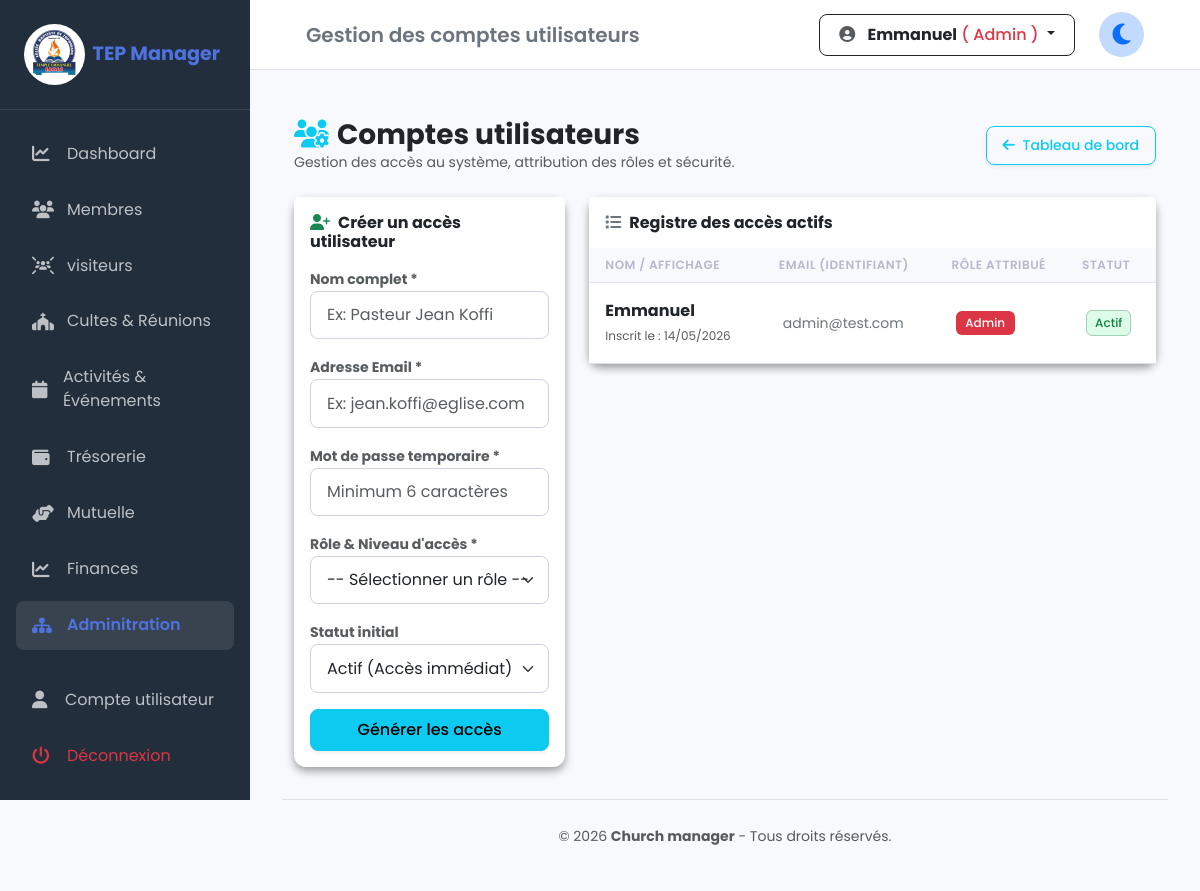
Page /gouvernance/utilisateurs.php (signed in) on the committed database.
### tables this page shows
CREATE TABLE IF NOT EXISTS `utilisateurs` (
  `id` int NOT NULL AUTO_INCREMENT,
  `nom` varchar(100) NOT NULL,
  `email` varchar(100) NOT NULL,
  `passwd` varchar(256) NOT NULL,
  `role_id` int NOT NULL,
  `statut` enum('actif','inactif') DEFAULT 'actif',
  `date_creation` timestamp NULL DEFAULT CURRENT_TIMESTAMP,
  PRIMARY KEY (`id`),
  UNIQUE KEY `email` (`email`),
  KEY `role_id` (`role_id`)
);

CREATE TABLE IF NOT EXISTS `roles` (
  `id` int NOT NULL AUTO_INCREMENT,
  `nom_role` varchar(50) NOT NULL,
  PRIMARY KEY (`id`)
);

### gouvernance/utilisateurs.php (the view, shortened to what this page needs)
<?php
require_once "../config/database.php";
$sql_users = "SELECT u.*, r.nom_role  FROM utilisateurs u  INNER JOIN roles r ON u.role_id = r.id  ORDER BY r.nom_role ASC, u.nom ASC";
$utilisateurs = $pdo->query($sql_users)->fetchAll();
require_once '../includes/header.php';
?>
<div class="container mt-4">
    <div class="d-flex flex-column flex-md-row justify-content-between align-items-md-center mb-4 gap-3">
        <div>
            <h3 class="fw-bold text-dark m-0"><i class="fa-solid fa-users-gear text-info me-2"></i>Comptes utilisateurs</h3>
            <p class="text-muted small mb-0">Gestion des accès au système, attribution des rôles et sécurité.</p>
        </div>
        <div>
            <a href="index.php" class="btn btn-outline-info btn-sm px-3 py-2 shadow-sm">
                <i class="fa-solid fa-arrow-left me-1"></i> Tableau de bord
            </a>
        </div>
    </div>
    <div class="row g-4">
        <div class="col-md-4">
            <div class="card border-0 shadow-sm sticky-top" style="top: 20px;">
                <div class="card-header bg-white border-0 py-3">
                    <h6 class="fw-bold mb-0"><i class="fa-solid fa-user-plus text-success me-2"></i>Créer un accès utilisateur</h6>
                </div>
                <div class="card-body pt-0">
                    <form method="POST" autocomplete="off">
                        <div class="mb-3">
                            <label class="small fw-bold text-muted">Nom complet *</label>
                            <input type="text" name="nom" class="form-control" placeholder="Ex: Pasteur Jean Koffi" required>
                        </div>
                        <div class="mb-3">
                            <label class="small fw-bold text-muted">Adresse Email *</label>
                            <input type="email" name="email" class="form-control" placeholder="Ex: jean.koffi@eglise.com" required autocomplete="username">
                        </div>
                        <div class="mb-3">
                            <label class="small fw-bold text-muted">Mot de passe temporaire *</label>
                            <input type="password" name="passwd" class="form-control" placeholder="Minimum 6 caractères" required autocomplete="new-password">
                        </div>
                        <div class="mb-3">
                            <label class="small fw-bold text-muted">Rôle & Niveau d'accès *</label>
                            <select name="role_id" class="form-select" required>
                                <option value="">-- Sélectionner un rôle --</option>
                            </select>
                        </div>
                        <div class="mb-3">
                            <label class="small fw-bold text-muted">Statut initial</label>
                            <select name="statut" class="form-select">
                                <option value="actif">Actif (Accès immédiat)</option>
                            </select>
                        </div>
                        <button type="submit" name="creer_compte" class="btn btn-info w-100 shadow-sm">Générer les accès</button>
                    </form>
                </div>
            </div>
        </div>
        <div class="col-md-8">
            <div class="card border-0 shadow-sm">
                <div class="card-header bg-white border-0 py-3">
                    <h6 class="fw-bold mb-0"><i class="fa-solid fa-list text-secondary me-2"></i>Registre des accès actifs</h6>
                </div>
                <div class="card-body p-0">
                    <div class="table-responsive">
                        <table class="table table-hover align-middle mb-0">
                            <thead class="table-light small">
                                <tr>
                                    <th class="ps-3">Nom / Affichage</th>
                                    <th>Email (Identifiant)</th>
                                    <th>Rôle attribué</th>
                                    <th>Statut</th>
                                </tr>
                            </thead>
                            <tbody>
                                <?php if(empty($utilisateurs)): ?>
                                    <tr>
                                        <td colspan="4" class="text-center py-4 text-muted small">Aucun utilisateur enregistré.</td>
                                    </tr>
                                <?php else: ?>
                                    <?php foreach($utilisateurs as $user): ?>
                                        <tr>
                                            <td class="ps-3">
                                                <div class="fw-bold text-dark"><?= htmlspecialchars($user['nom']) ?></div>
                                                <small class="text-muted" style="font-size:0.75rem;">
                                                    Inscrit le : <?= date('d/m/Y', strtotime($user['date_creation'])) ?>
                                                </small>
                                            </td>
                                            <td>
                                                <span class="small text-secondary"><?= htmlspecialchars($user['email']) ?></span>
                                            </td>
                                            <td>
                                                <?php
                                                $badge_color = "bg-secondary";
                                                if(strpos(strtolower($user['nom_role']), 'admin') !== false) $badge_color = "bg-danger";
                                                elseif(strpos(strtolower($user['nom_role']), 'trésorier') !== false || strpos(strtolower($user['nom_role']), 'tresorier') !== false) $badge_color = "bg-success";
                                                elseif(strpos(strtolower($user['nom_role']), 'pasteur') !== false) $badge_color = "bg-primary";
                                                elseif(strpos(strtolower($user['nom_role']), 'secrétaire') !== false || strpos(strtolower($user['nom_role']), 'secretaire') !== false) $badge_color = "bg-info text-dark";
                                                ?>
                                                <span class="badge <?= $badge_color ?>"><?= htmlspecialchars($user['nom_role']) ?></span>
                                            </td>
                                            <td>
                                                <?php if($user['statut'] === 'actif'): ?>
                                                    <span class="badge bg-success-subtle text-success border border-success-subtle px-2">Actif</span>
                                                <?php else: ?>
                                                    <span class="badge bg-danger-subtle text-danger border border-danger-subtle px-2">Inactif</span>
                                                <?php endif; ?>
                                            </td>
                                        </tr>
                                    <?php endforeach; ?>
                                <?php endif; ?>
                            </tbody>
                        </table>
                    </div>
                </div>
            </div>
        </div>
    </div>
</div>
<?php require_once '../includes/footer.php'; ?>

### assets/css/style.css (style rules this page uses)
:root { --primary-color: #4e73df; --secondary-color: #858796; --success-color: #1cc88a; --bg-light: #f8f9fc; --sidebar-bg: #222e3c; --sidebar-width: 250px; --topbar-height: 70px; --transition: all 0.3s ease; }
body { font-family: 'Poppins', sans-serif; background-color: var(--bg-light); color: #333; margin: 0; overflow-x: hidden; }
.card { border-radius: 12px; border: none; transition: transform 0.3s ease-in-out; }
.card.shadow-sm { box-shadow: 0 .25rem .5rem rgba(0,0,0,.375) !important; }
.table thead th { background-color: #f8f9fc; text-transform: uppercase; font-size: 0.75rem; letter-spacing: 0.5px; font-weight: 600; color: #b7b9cc; border-bottom: 1px solid #e3e6f0; }
.table tbody td { padding: 1rem 0.75rem; color: #5a5c69; }
.badge { padding: 0.5em 0.8em; font-weight: 500; }
.bg-success-subtle { background-color: #dcfce7 !important; color: #15803d !important; }
.btn { border-radius: 8px; padding: 0.5rem 1.2rem; gap : 2px; font-weight: 500; }
.form-control, .form-select { border-radius: 8px; padding: 0.7rem 1rem; border: 1px solid #d1d3e2; }

### includes/header.php (style rules this page uses)
body { transition: background-color 0.5s ease, color 0.5s ease; }

### rows in the picture
utilisateurs: nom "Emmanuel", date_creation "14/05/2026", email "admin@test.com", role.nom_role "Admin", statut "Actif"

### other values in the picture
$titre_barre "Gestion des comptes utilisateurs"
$_SESSION['user_nom'] "Emmanuel"
$_SESSION['user_role_nom'] "Admin"
